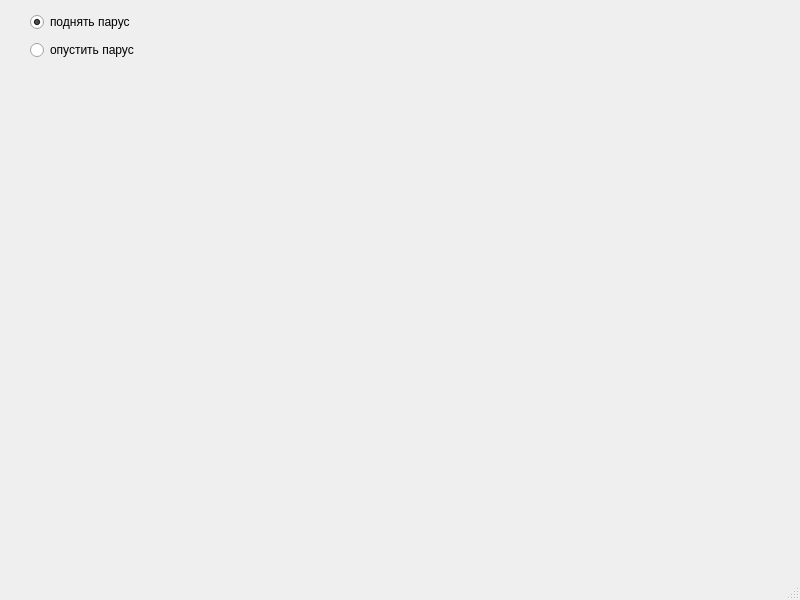
<?xml version="1.0" encoding="UTF-8"?>
<ui version="4.0">
 <class>MainWindow</class>
 <widget class="QMainWindow" name="MainWindow">
  <property name="geometry">
   <rect>
    <x>0</x>
    <y>0</y>
    <width>800</width>
    <height>600</height>
   </rect>
  </property>
  <property name="windowTitle">
   <string>MainWindow</string>
  </property>
  <widget class="QWidget" name="centralwidget">
   <widget class="QWidget" name="">
    <property name="geometry">
     <rect>
      <x>30</x>
      <y>10</y>
      <width>132</width>
      <height>54</height>
     </rect>
    </property>
    <layout class="QVBoxLayout" name="verticalLayout">
     <item>
      <widget class="QRadioButton" name="rb1">
       <property name="text">
        <string>поднять парус</string>
       </property>
       <property name="checked">
        <bool>true</bool>
       </property>
      </widget>
     </item>
     <item>
      <widget class="QRadioButton" name="rb2">
       <property name="text">
        <string>опустить парус</string>
       </property>
      </widget>
     </item>
    </layout>
   </widget>
  </widget>
  <widget class="QMenuBar" name="menubar">
   <property name="geometry">
    <rect>
     <x>0</x>
     <y>0</y>
     <width>800</width>
     <height>22</height>
    </rect>
   </property>
  </widget>
  <widget class="QStatusBar" name="statusbar"/>
 </widget>
 <resources/>
 <connections/>
</ui>
